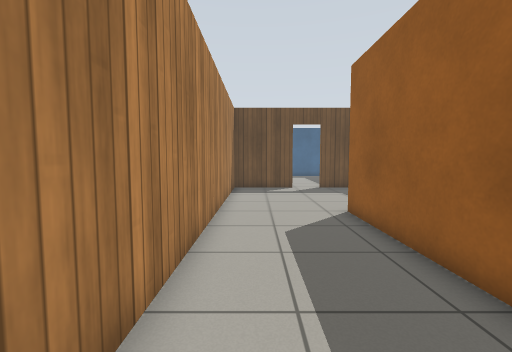
view 1 (above)

18 first-person views from a walk through a robot-simulator world made for Gazebo. The camera is 0.94 m above the floor, tilts 4° down and sees 90° across. The floor is counted in squares, 0.5 m on a side. Each view is taken from the middle of a square. On the plan, view 1 faces up. The plan holds only what a view shows up to about 15 squares ahead; the rest is blank. The robots in the file are not drawn. Gazebo's built-in surfaces are drawn with simple patterns.

view 2
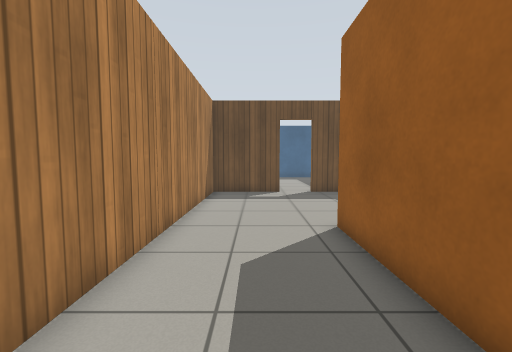

view 3
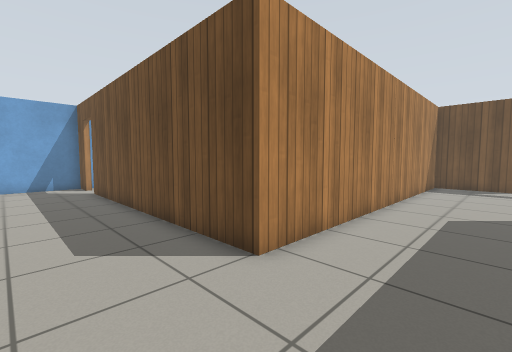

view 4
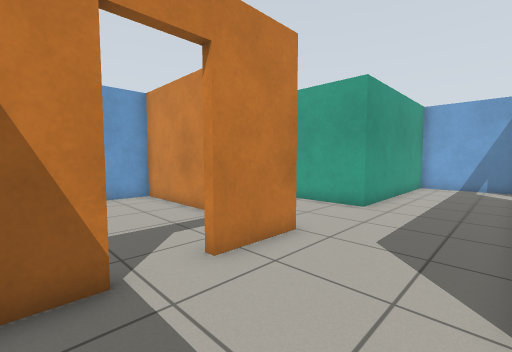

view 5
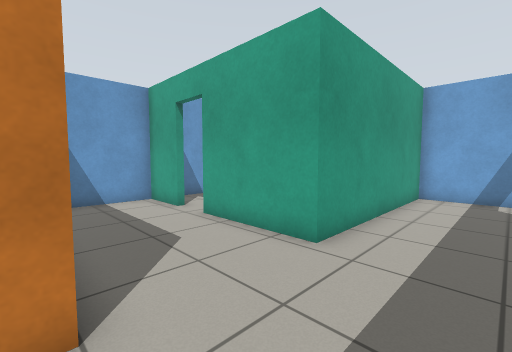

view 6
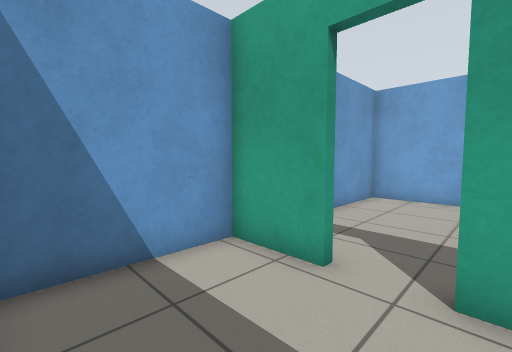

view 7
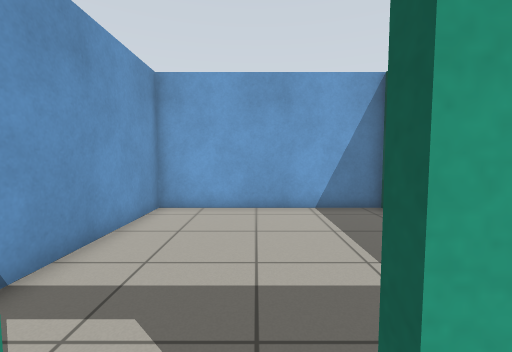

view 8
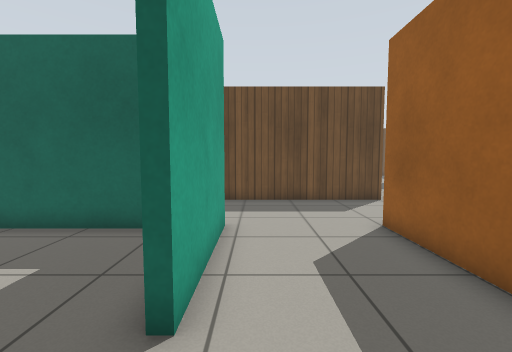

view 9
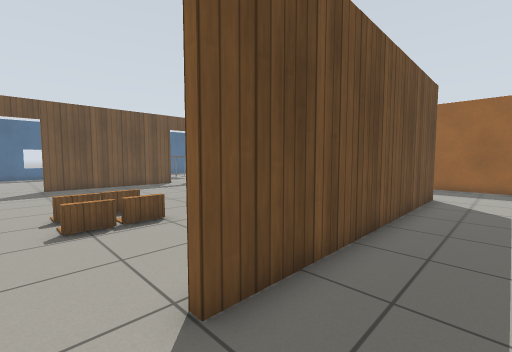

view 10
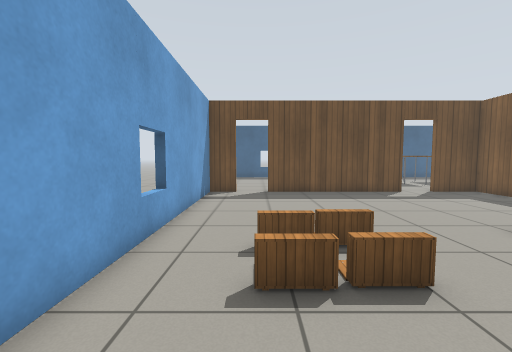

view 11
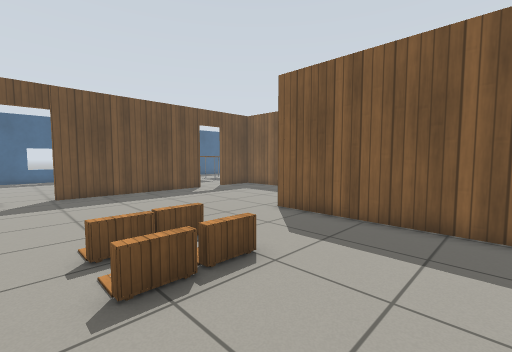

view 12
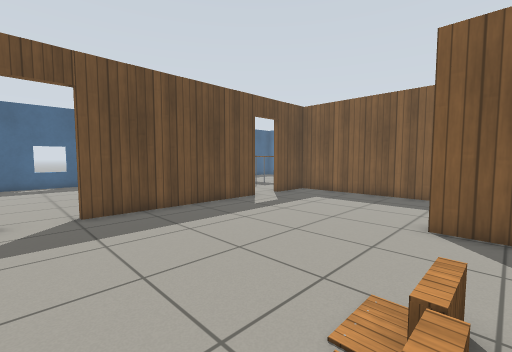

view 13
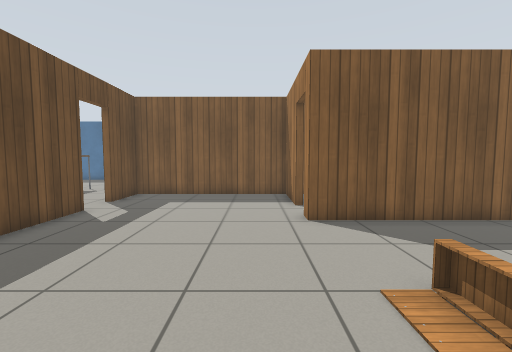

view 14
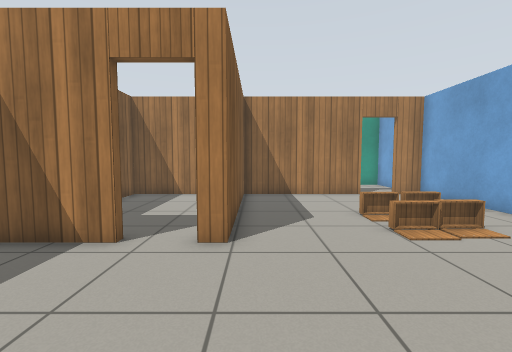

view 15
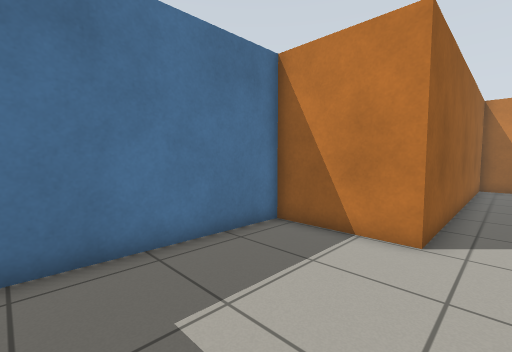

view 16
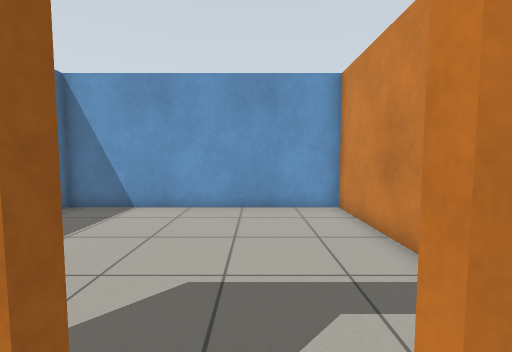

view 17
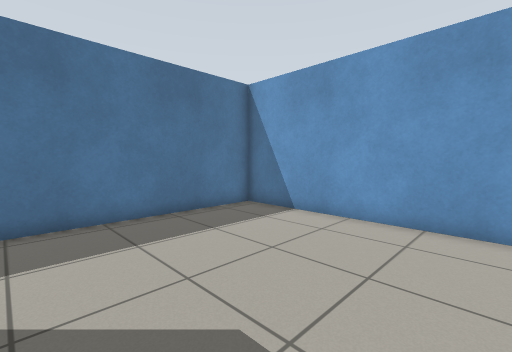

view 18
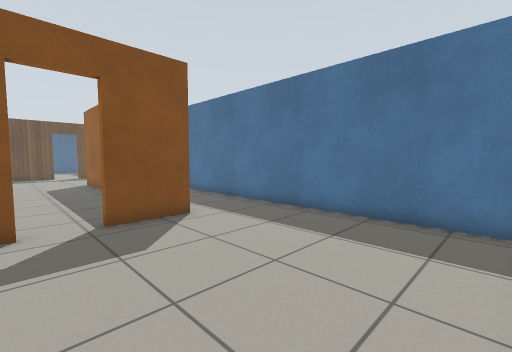

### Floor plan
Points are (right, up) in squares from view 1. A wall is a line through its corners. A room is listed if a view was taken in it or the views show most of it. See-through windows are left out.
Room 1 (views 1, 2, 3, 4, 15, 16)
walls: (2.4, 16.2) (-1.4, 16.2) (-1.4, 0.4); (5.6, 16.2) (4.1, 16.2); (1, -4) (3.2, -4) (3.2, 8.9) (7.1, 8.9) (7.1, 15.1)
ways out: opening at (-2.5, -2) to room 2; open door at (0.5, -4) to room 4; open door at (3.5, 16)
Room 2 (views 5, 6, 7, 8, 9)
walls: (-3.5, -7.6) (-3.5, -4) (-0.8, -4); (-7.9, -10.2) (-7.9, -12.7) (-3.9, -12.7); (-1.4, 0.4) (-13.5, 0.4); (-15.1, 0.4) (-16, 0.4); (-16.6, 0.1) (-16.6, -4) (-7.9, -4) (-7.9, -8.4)
ways out: opening at (-2.5, -2) to room 1; open door at (-14.3, 0.7) to room 3; open door at (-8, -9.5) to room 5
Room 3 (views 10, 11, 12, 13, 14)
walls: (-4.9, 8.4) (-1.7, 8.4) (-1.7, 16.2) (-4.1, 16.2); (-5.9, 16.2) (-13.4, 16.2); (-7.4, 1.1) (-7.4, 8.4) (-6.6, 8.4); (-15, 16.2) (-16.6, 16.2) (-16.6, 0.7) (-15.3, 0.7); (-13.5, 0.7) (-7.4, 0.7)
ways out: open door at (-14.3, 0.7) to room 2; open door at (-5.5, 8) to room 6; open door at (-14.5, 16); open door at (-5, 16)
objects: other object (-14, 7); other object (-13, 5); other object (-13, 6) to (-12, 6); other object (-13, 7) to (-12, 7)
Room 4 (views 17, 18)
walls: (3.6, -4.3) (1, -4.3); (-3.2, -7.8) (-3.2, -12.7) (7.1, -12.7) (7.1, 1.2)
ways out: open door at (0.5, -4) to room 1
Room 5 (no view inside)
walls: (-10, -4.3) (-13.9, -4.3); (-16.6, -4.2) (-16.6, -12.7) (-9.5, -12.7)
ways out: open door at (-8, -9.5) to room 2
Room 6 (no view inside)
walls: (-5, 0.7) (-1.7, 0.7) (-1.7, 2.1)
ways out: open door at (-5.5, 8) to room 3

Where each view was taken, in squares from view 1:
view 1: 0 up, 0 right, facing up
view 2: 2 up, 1 right, facing up
view 3: 3 down, 2 right, facing up-left
view 4: 0 up, 2 right, facing down-left
view 5: 1 down, 3 left, facing down-left
view 6: 8 down, 4 left, facing down-left
view 7: 9 down, 7 left, facing left
view 8: 11 down, 7 left, facing up
view 9: 2 down, 15 left, facing up-right
view 10: 2 up, 14 left, facing up
view 11: 2 up, 15 left, facing up-right
view 12: 7 up, 15 left, facing up-right
view 13: 10 up, 15 left, facing right
view 14: 14 up, 8 left, facing down
view 15: 15 up, 2 right, facing down-right
view 16: 3 down, 0 right, facing down
view 17: 5 down, 1 left, facing down-right
view 18: 12 down, 1 left, facing up-right
